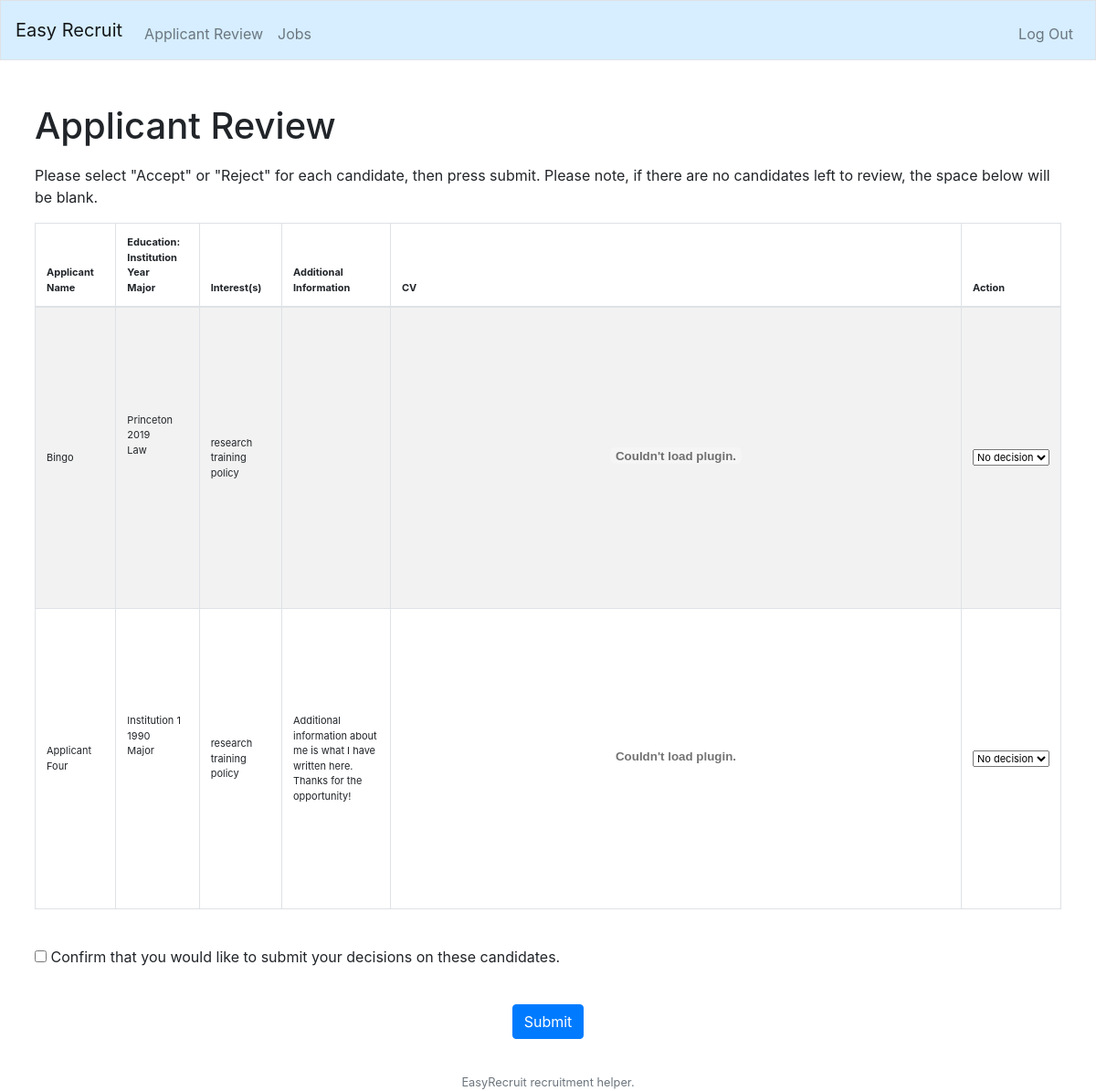
The page /review (signed in) on the database its author committed.
### tables this page shows
CREATE TABLE 'profile' ('key' integer PRIMARY KEY AUTOINCREMENT NOT NULL, 'applicantid' integer NOT NULL, 'name' varchar(255) NOT NULL, 'inst1' varchar(255) NOT NULL, 'inst2' varchar(255), 'major1' varchar(255) NOT NULL, 'major2' varchar(255), 'degree1' varchar(255) NOT NULL, 'degree2' varchar(255), 'year1' integer NOT NULL, 'year2' integer, 'additional' bytea);

CREATE TABLE 'interests' ('key' integer PRIMARY KEY AUTOINCREMENT NOT NULL, 'applicantid' integer NOT NULL, 'interest' varchar(255) NOT NULL);

CREATE TABLE 'CVs' ('cvkey' integer PRIMARY KEY AUTOINCREMENT NOT NULL, 'applicantID' integer NOT NULL,'cv' varchar(255) NOT NULL);

### application.py (the view)
@app.route("/review", methods=["GET"])
@stafflogin_required
def reviewget():
    allapplicants = db.execute("SELECT * FROM profile")
    newapplicants = []
    i = 0
    for i in range(len(allapplicants)):
        id_current = allapplicants[i]['applicantid']
        reviewedapplicant = db.execute("SELECT * FROM review WHERE applicantid=:id", id=id_current)
        if reviewedapplicant:
            print("CURRENT")
        else:
            newapplicants.append(allapplicants[i])
            print(allapplicants[i])
            print(newapplicants)
    for i in range(len(newapplicants)):
        interests = db.execute("SELECT interest FROM interests WHERE applicantid=:id", id=newapplicants[i]['applicantid'])
        newapplicants[i]['interests'] = interests
        cvlink = db.execute("SELECT cv FROM CVs WHERE applicantid=:id", id=newapplicants[i]['applicantid'])
        newapplicants[i]['cvlink'] = cvlink[0]['cv']
    return render_template("review.html", newapplicants=newapplicants, interests=interests)

### application.py (called while the page is built)
@app.after_request
def after_request(response):
    response.headers["Cache-Control"] = "no-cache, no-store, must-revalidate"
    response.headers["Expires"] = 0
    response.headers["Pragma"] = "no-cache"
    return response

### helpers.py (called while the page is built)
def stafflogin_required(f):
    @wraps(f)
    def decorated_function(*args, **kwargs):
        if session.get("staff_id") is None:
            return redirect("/user")
        return f(*args, **kwargs)
    return decorated_function

### templates/review.html (shortened to what this page needs)
{% extends "layout.html" %}
{% block main %}
<div class="main-container">
    <h1>Applicant Review</h1>
    <p>Please select "Accept" or "Reject" for each candidate, then press submit. Please note, if there are no candidates
    left to review, the space below will be blank.</p>
<form id="review" action="/review" method="post">
    <table id="reviewtable" class="table table-striped table-bordered">
    <thead>
        <tr>
          <th scope="col" col width="100px">Applicant Name</th>
          <th scope="col" col width="100px">Education: Institution<br>Year<br>Major</br></th>
          <th scope="col" col width="100px">Interest(s)</th>
          <th scope="col" col width="150px">Additional Information</th>
          <th scope="col" col width="200px">CV</th>
          <th scope="col" col width="100px">Action</th>
        </tr>
    </thead>
    <tbody>
    {% for applicant in newapplicants %}
        <tr>
           <td style="vertical-align: middle;">{{ applicant.name }}</td>
           <td style="vertical-align: middle;">{{ applicant.inst1 }} <br>{{ applicant.year1 }} <br>{{ applicant.major1 }}<br>
           <br>
           {{ applicant.inst2}} <br>{{ applicant.year2 }} <br>{{ applicant.major2 }}</td>
    <td style="vertical-align: middle;">
        {% for interest in applicant.interests %}
            {{ interest.interest }}<br>
        {% endfor %}
    </td>
    <td style="vertical-align: middle;">{{ applicant.additional }}</td>
    <td> <embed src="{{ applicant.cvlink }}" width="600" height="300"></td>
    <td style="vertical-align: middle;">
        <select name="decision{{ applicant.name }}">
            <option value="none">No decision</option>
        </select></td>
    </tr>
        {%endfor%}
    </tbody>
    </table>
<br>
<input id="reviewcheck" type="checkbox" name="confirm" required> Confirm that you would like to submit your decisions on these candidates.</checkbox>
<br>
<br>
<button id="reviewbtn" class="btn btn-primary" type="submit" event="submit">Submit</button>
</form>
</div>
{% endblock %}

### static/styles.css (style rules this page uses)
.btn { color: white; }
#reviewtable { font-size: 11px; margin-left: 0px; margin-right: 0px; }
.main-container { padding-top:30px; padding-bottom:30px; }
#reviewbtn { display: block; margin: 0px auto; }
h1 { padding-top: 10px; padding-bottom:10px; }
button { margin: 20px; }

### rows shown on the page
profile: name "Bingo", inst1 "Princeton", year1 "2019", major1 "Law", name "No decision"
interests: interest "research"
interests: interest "training"
interests: interest "policy"
profile: name "Applicant Four", inst1 "Institution 1", year1 "1990", major1 "Major", additional "Additional information about me is what I have written here. Thanks for the opportunity!", name "No decision"
interests: interest "research"
interests: interest "training"
interests: interest "policy"
